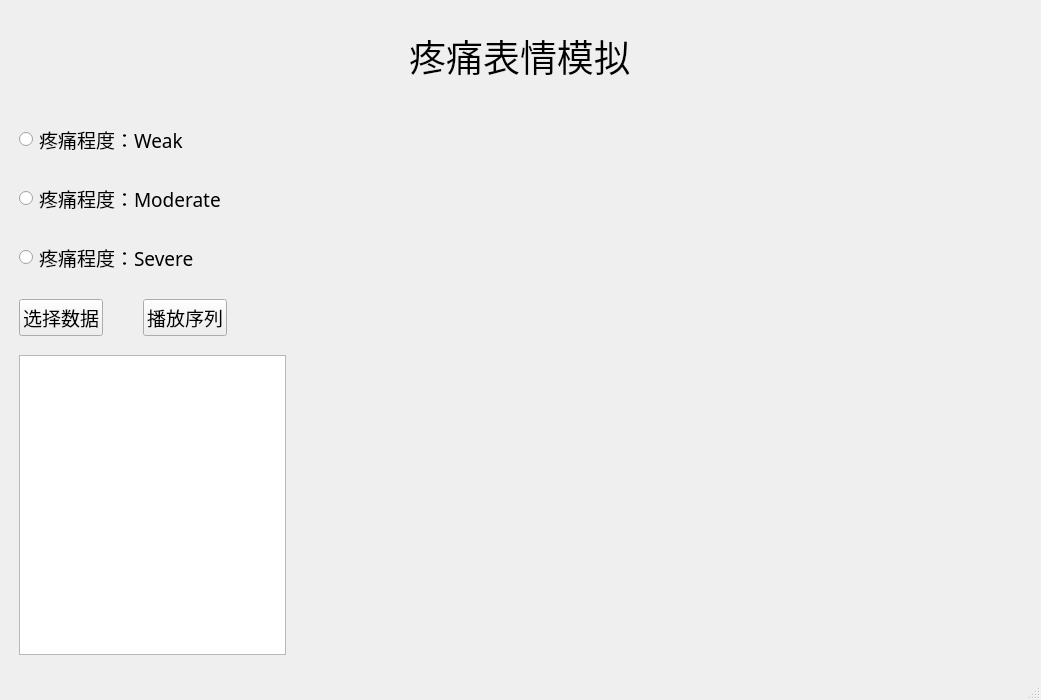
<?xml version="1.0" encoding="UTF-8"?>
<ui version="4.0">
 <class>MainWindow</class>
 <widget class="QMainWindow" name="MainWindow">
  <property name="geometry">
   <rect>
    <x>0</x>
    <y>0</y>
    <width>1041</width>
    <height>700</height>
   </rect>
  </property>
  <property name="sizePolicy">
   <sizepolicy hsizetype="Preferred" vsizetype="Fixed">
    <horstretch>0</horstretch>
    <verstretch>0</verstretch>
   </sizepolicy>
  </property>
  <property name="windowTitle">
   <string>MainWindow</string>
  </property>
  <widget class="QWidget" name="centralwidget">
   <layout class="QVBoxLayout" name="verticalLayout_6">
    <item>
     <layout class="QHBoxLayout" name="horizontalLayout">
      <property name="spacing">
       <number>0</number>
      </property>
      <property name="sizeConstraint">
       <enum>QLayout::SetDefaultConstraint</enum>
      </property>
      <property name="topMargin">
       <number>0</number>
      </property>
      <item>
       <widget class="QLabel" name="title">
        <property name="sizePolicy">
         <sizepolicy hsizetype="Fixed" vsizetype="Minimum">
          <horstretch>0</horstretch>
          <verstretch>0</verstretch>
         </sizepolicy>
        </property>
        <property name="minimumSize">
         <size>
          <width>0</width>
          <height>60</height>
         </size>
        </property>
        <property name="sizeIncrement">
         <size>
          <width>0</width>
          <height>0</height>
         </size>
        </property>
        <property name="font">
         <font>
          <family>楷体</family>
          <pointsize>28</pointsize>
         </font>
        </property>
        <property name="text">
         <string>疼痛表情模拟</string>
        </property>
        <property name="alignment">
         <set>Qt::AlignCenter</set>
        </property>
       </widget>
      </item>
     </layout>
    </item>
    <item>
     <layout class="QHBoxLayout" name="horizontalLayout_3">
      <item>
       <layout class="QVBoxLayout" name="verticalLayout_5">
        <item>
         <layout class="QVBoxLayout" name="verticalLayout">
          <property name="spacing">
           <number>4</number>
          </property>
          <item>
           <layout class="QHBoxLayout" name="horizontalLayout_9">
            <property name="spacing">
             <number>0</number>
            </property>
            <property name="sizeConstraint">
             <enum>QLayout::SetFixedSize</enum>
            </property>
            <item>
             <spacer name="horizontalSpacer_8">
              <property name="orientation">
               <enum>Qt::Horizontal</enum>
              </property>
              <property name="sizeType">
               <enum>QSizePolicy::Fixed</enum>
              </property>
              <property name="sizeHint" stdset="0">
               <size>
                <width>10</width>
                <height>20</height>
               </size>
              </property>
             </spacer>
            </item>
            <item>
             <widget class="QRadioButton" name="selectButtonA">
              <property name="sizePolicy">
               <sizepolicy hsizetype="Fixed" vsizetype="Fixed">
                <horstretch>0</horstretch>
                <verstretch>0</verstretch>
               </sizepolicy>
              </property>
              <property name="font">
               <font>
                <family>黑体</family>
                <pointsize>14</pointsize>
               </font>
              </property>
              <property name="cursor">
               <cursorShape>ArrowCursor</cursorShape>
              </property>
              <property name="focusPolicy">
               <enum>Qt::NoFocus</enum>
              </property>
              <property name="layoutDirection">
               <enum>Qt::LeftToRight</enum>
              </property>
              <property name="text">
               <string>疼痛程度：Weak</string>
              </property>
             </widget>
            </item>
            <item>
             <spacer name="horizontalSpacer">
              <property name="orientation">
               <enum>Qt::Horizontal</enum>
              </property>
              <property name="sizeHint" stdset="0">
               <size>
                <width>40</width>
                <height>20</height>
               </size>
              </property>
             </spacer>
            </item>
           </layout>
          </item>
          <item>
           <spacer name="verticalSpacer">
            <property name="orientation">
             <enum>Qt::Vertical</enum>
            </property>
            <property name="sizeType">
             <enum>QSizePolicy::Fixed</enum>
            </property>
            <property name="sizeHint" stdset="0">
             <size>
              <width>20</width>
              <height>20</height>
             </size>
            </property>
           </spacer>
          </item>
          <item>
           <layout class="QHBoxLayout" name="horizontalLayout_6">
            <property name="spacing">
             <number>0</number>
            </property>
            <property name="sizeConstraint">
             <enum>QLayout::SetFixedSize</enum>
            </property>
            <item>
             <spacer name="horizontalSpacer_9">
              <property name="orientation">
               <enum>Qt::Horizontal</enum>
              </property>
              <property name="sizeType">
               <enum>QSizePolicy::Fixed</enum>
              </property>
              <property name="sizeHint" stdset="0">
               <size>
                <width>10</width>
                <height>20</height>
               </size>
              </property>
             </spacer>
            </item>
            <item>
             <widget class="QRadioButton" name="selectButtonB">
              <property name="sizePolicy">
               <sizepolicy hsizetype="Fixed" vsizetype="Fixed">
                <horstretch>0</horstretch>
                <verstretch>0</verstretch>
               </sizepolicy>
              </property>
              <property name="font">
               <font>
                <family>黑体</family>
                <pointsize>14</pointsize>
               </font>
              </property>
              <property name="text">
               <string>疼痛程度：Moderate</string>
              </property>
             </widget>
            </item>
            <item>
             <spacer name="horizontalSpacer_2">
              <property name="orientation">
               <enum>Qt::Horizontal</enum>
              </property>
              <property name="sizeHint" stdset="0">
               <size>
                <width>40</width>
                <height>20</height>
               </size>
              </property>
             </spacer>
            </item>
           </layout>
          </item>
          <item>
           <spacer name="verticalSpacer_2">
            <property name="orientation">
             <enum>Qt::Vertical</enum>
            </property>
            <property name="sizeType">
             <enum>QSizePolicy::Fixed</enum>
            </property>
            <property name="sizeHint" stdset="0">
             <size>
              <width>20</width>
              <height>20</height>
             </size>
            </property>
           </spacer>
          </item>
          <item>
           <layout class="QHBoxLayout" name="horizontalLayout_7">
            <property name="spacing">
             <number>0</number>
            </property>
            <property name="sizeConstraint">
             <enum>QLayout::SetFixedSize</enum>
            </property>
            <item>
             <spacer name="horizontalSpacer_10">
              <property name="orientation">
               <enum>Qt::Horizontal</enum>
              </property>
              <property name="sizeType">
               <enum>QSizePolicy::Fixed</enum>
              </property>
              <property name="sizeHint" stdset="0">
               <size>
                <width>10</width>
                <height>20</height>
               </size>
              </property>
             </spacer>
            </item>
            <item>
             <widget class="QRadioButton" name="selectButtonC">
              <property name="sizePolicy">
               <sizepolicy hsizetype="Fixed" vsizetype="Fixed">
                <horstretch>0</horstretch>
                <verstretch>0</verstretch>
               </sizepolicy>
              </property>
              <property name="font">
               <font>
                <family>黑体</family>
                <pointsize>14</pointsize>
               </font>
              </property>
              <property name="layoutDirection">
               <enum>Qt::LeftToRight</enum>
              </property>
              <property name="text">
               <string>疼痛程度：Severe</string>
              </property>
             </widget>
            </item>
            <item>
             <spacer name="horizontalSpacer_3">
              <property name="orientation">
               <enum>Qt::Horizontal</enum>
              </property>
              <property name="sizeHint" stdset="0">
               <size>
                <width>40</width>
                <height>20</height>
               </size>
              </property>
             </spacer>
            </item>
           </layout>
          </item>
          <item>
           <spacer name="verticalSpacer_3">
            <property name="orientation">
             <enum>Qt::Vertical</enum>
            </property>
            <property name="sizeType">
             <enum>QSizePolicy::Fixed</enum>
            </property>
            <property name="sizeHint" stdset="0">
             <size>
              <width>20</width>
              <height>20</height>
             </size>
            </property>
           </spacer>
          </item>
          <item>
           <layout class="QHBoxLayout" name="horizontalLayout_4">
            <property name="spacing">
             <number>0</number>
            </property>
            <property name="sizeConstraint">
             <enum>QLayout::SetFixedSize</enum>
            </property>
            <item>
             <spacer name="horizontalSpacer_5">
              <property name="orientation">
               <enum>Qt::Horizontal</enum>
              </property>
              <property name="sizeType">
               <enum>QSizePolicy::Fixed</enum>
              </property>
              <property name="sizeHint" stdset="0">
               <size>
                <width>10</width>
                <height>20</height>
               </size>
              </property>
             </spacer>
            </item>
            <item>
             <widget class="QPushButton" name="selectdata">
              <property name="sizePolicy">
               <sizepolicy hsizetype="Fixed" vsizetype="Fixed">
                <horstretch>0</horstretch>
                <verstretch>0</verstretch>
               </sizepolicy>
              </property>
              <property name="font">
               <font>
                <family>黑体</family>
                <pointsize>14</pointsize>
               </font>
              </property>
              <property name="text">
               <string>选择数据</string>
              </property>
             </widget>
            </item>
            <item>
             <spacer name="horizontalSpacer_4">
              <property name="orientation">
               <enum>Qt::Horizontal</enum>
              </property>
              <property name="sizeType">
               <enum>QSizePolicy::Fixed</enum>
              </property>
              <property name="sizeHint" stdset="0">
               <size>
                <width>40</width>
                <height>20</height>
               </size>
              </property>
             </spacer>
            </item>
            <item>
             <widget class="QPushButton" name="displaydata">
              <property name="sizePolicy">
               <sizepolicy hsizetype="Fixed" vsizetype="Fixed">
                <horstretch>0</horstretch>
                <verstretch>0</verstretch>
               </sizepolicy>
              </property>
              <property name="font">
               <font>
                <family>黑体</family>
                <pointsize>14</pointsize>
               </font>
              </property>
              <property name="text">
               <string>播放序列</string>
              </property>
             </widget>
            </item>
            <item>
             <spacer name="horizontalSpacer_6">
              <property name="orientation">
               <enum>Qt::Horizontal</enum>
              </property>
              <property name="sizeHint" stdset="0">
               <size>
                <width>40</width>
                <height>20</height>
               </size>
              </property>
             </spacer>
            </item>
           </layout>
          </item>
         </layout>
        </item>
        <item>
         <layout class="QHBoxLayout" name="horizontalLayout_2">
          <property name="sizeConstraint">
           <enum>QLayout::SetFixedSize</enum>
          </property>
          <item>
           <spacer name="horizontalSpacer_11">
            <property name="orientation">
             <enum>Qt::Horizontal</enum>
            </property>
            <property name="sizeType">
             <enum>QSizePolicy::Fixed</enum>
            </property>
            <property name="sizeHint" stdset="0">
             <size>
              <width>10</width>
              <height>20</height>
             </size>
            </property>
           </spacer>
          </item>
          <item>
           <widget class="QTextBrowser" name="textBrowser">
            <property name="sizePolicy">
             <sizepolicy hsizetype="Minimum" vsizetype="Ignored">
              <horstretch>0</horstretch>
              <verstretch>0</verstretch>
             </sizepolicy>
            </property>
            <property name="minimumSize">
             <size>
              <width>240</width>
              <height>240</height>
             </size>
            </property>
            <property name="maximumSize">
             <size>
              <width>300</width>
              <height>300</height>
             </size>
            </property>
            <property name="sizeAdjustPolicy">
             <enum>QAbstractScrollArea::AdjustToContents</enum>
            </property>
           </widget>
          </item>
         </layout>
        </item>
       </layout>
      </item>
      <item>
       <spacer name="horizontalSpacer_7">
        <property name="orientation">
         <enum>Qt::Horizontal</enum>
        </property>
        <property name="sizeType">
         <enum>QSizePolicy::Fixed</enum>
        </property>
        <property name="sizeHint" stdset="0">
         <size>
          <width>20</width>
          <height>20</height>
         </size>
        </property>
       </spacer>
      </item>
      <item>
       <layout class="QVBoxLayout" name="verticalLayout_2">
        <item>
         <widget class="QLabel" name="label_disp">
          <property name="sizePolicy">
           <sizepolicy hsizetype="Minimum" vsizetype="Minimum">
            <horstretch>4</horstretch>
            <verstretch>3</verstretch>
           </sizepolicy>
          </property>
          <property name="minimumSize">
           <size>
            <width>720</width>
            <height>560</height>
           </size>
          </property>
          <property name="text">
           <string/>
          </property>
          <property name="alignment">
           <set>Qt::AlignCenter</set>
          </property>
         </widget>
        </item>
       </layout>
      </item>
     </layout>
    </item>
   </layout>
  </widget>
  <widget class="QMenuBar" name="menubar">
   <property name="geometry">
    <rect>
     <x>0</x>
     <y>0</y>
     <width>1041</width>
     <height>23</height>
    </rect>
   </property>
  </widget>
  <widget class="QStatusBar" name="statusbar"/>
 </widget>
 <resources/>
 <connections/>
</ui>
